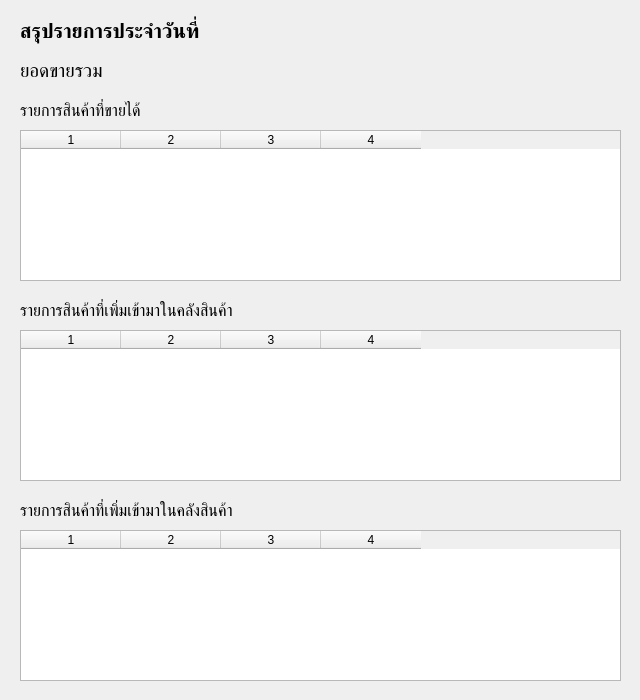
<?xml version="1.0" encoding="UTF-8"?>
<ui version="4.0">
 <class>Dialog</class>
 <widget class="QDialog" name="Dialog">
  <property name="geometry">
   <rect>
    <x>0</x>
    <y>0</y>
    <width>640</width>
    <height>700</height>
   </rect>
  </property>
  <property name="windowTitle">
   <string>Dialog</string>
  </property>
  <widget class="QLabel" name="label_date">
   <property name="geometry">
    <rect>
     <x>20</x>
     <y>10</y>
     <width>551</width>
     <height>41</height>
    </rect>
   </property>
   <property name="font">
    <font>
     <pointsize>15</pointsize>
     <weight>75</weight>
     <bold>true</bold>
    </font>
   </property>
   <property name="text">
    <string>สรุปรายการประจำวันที่</string>
   </property>
  </widget>
  <widget class="QLabel" name="label_sales">
   <property name="geometry">
    <rect>
     <x>20</x>
     <y>50</y>
     <width>551</width>
     <height>41</height>
    </rect>
   </property>
   <property name="font">
    <font>
     <pointsize>14</pointsize>
     <weight>50</weight>
     <bold>false</bold>
    </font>
   </property>
   <property name="text">
    <string>ยอดขายรวม</string>
   </property>
  </widget>
  <widget class="QLabel" name="label_text">
   <property name="geometry">
    <rect>
     <x>20</x>
     <y>90</y>
     <width>551</width>
     <height>41</height>
    </rect>
   </property>
   <property name="font">
    <font>
     <pointsize>12</pointsize>
     <weight>50</weight>
     <bold>false</bold>
    </font>
   </property>
   <property name="text">
    <string>รายการสินค้าที่ขายได้</string>
   </property>
  </widget>
  <widget class="QTableWidget" name="table_sales">
   <property name="geometry">
    <rect>
     <x>20</x>
     <y>130</y>
     <width>601</width>
     <height>151</height>
    </rect>
   </property>
   <property name="editTriggers">
    <set>QAbstractItemView::NoEditTriggers</set>
   </property>
   <property name="selectionMode">
    <enum>QAbstractItemView::SingleSelection</enum>
   </property>
   <property name="selectionBehavior">
    <enum>QAbstractItemView::SelectRows</enum>
   </property>
   <property name="sortingEnabled">
    <bool>true</bool>
   </property>
   <property name="columnCount">
    <number>4</number>
   </property>
   <column/>
   <column/>
   <column/>
   <column/>
  </widget>
  <widget class="QLabel" name="label_text_2">
   <property name="geometry">
    <rect>
     <x>20</x>
     <y>290</y>
     <width>551</width>
     <height>41</height>
    </rect>
   </property>
   <property name="font">
    <font>
     <pointsize>12</pointsize>
     <weight>50</weight>
     <bold>false</bold>
    </font>
   </property>
   <property name="text">
    <string>รายการสินค้าที่เพิ่มเข้ามาในคลังสินค้า</string>
   </property>
  </widget>
  <widget class="QTableWidget" name="table_add">
   <property name="geometry">
    <rect>
     <x>20</x>
     <y>330</y>
     <width>601</width>
     <height>151</height>
    </rect>
   </property>
   <property name="editTriggers">
    <set>QAbstractItemView::NoEditTriggers</set>
   </property>
   <property name="selectionMode">
    <enum>QAbstractItemView::SingleSelection</enum>
   </property>
   <property name="selectionBehavior">
    <enum>QAbstractItemView::SelectRows</enum>
   </property>
   <property name="sortingEnabled">
    <bool>true</bool>
   </property>
   <property name="columnCount">
    <number>4</number>
   </property>
   <column/>
   <column/>
   <column/>
   <column/>
  </widget>
  <widget class="QLabel" name="label_text_3">
   <property name="geometry">
    <rect>
     <x>20</x>
     <y>490</y>
     <width>551</width>
     <height>41</height>
    </rect>
   </property>
   <property name="font">
    <font>
     <pointsize>12</pointsize>
     <weight>50</weight>
     <bold>false</bold>
    </font>
   </property>
   <property name="text">
    <string>รายการสินค้าที่เพิ่มเข้ามาในคลังสินค้า</string>
   </property>
  </widget>
  <widget class="QTableWidget" name="table_stock">
   <property name="geometry">
    <rect>
     <x>20</x>
     <y>530</y>
     <width>601</width>
     <height>151</height>
    </rect>
   </property>
   <property name="editTriggers">
    <set>QAbstractItemView::NoEditTriggers</set>
   </property>
   <property name="selectionMode">
    <enum>QAbstractItemView::SingleSelection</enum>
   </property>
   <property name="selectionBehavior">
    <enum>QAbstractItemView::SelectRows</enum>
   </property>
   <property name="sortingEnabled">
    <bool>true</bool>
   </property>
   <property name="columnCount">
    <number>4</number>
   </property>
   <column/>
   <column/>
   <column/>
   <column/>
  </widget>
 </widget>
 <resources/>
 <connections/>
</ui>
